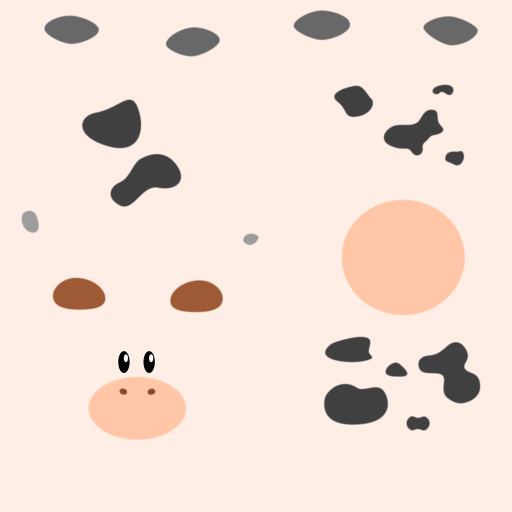
#> input picture models/experiments/exp_color/spot/spot_texture.png, 1024 x 1024 px (shown at 1/2 size)
$ python run_exp_2d.py --image ../../models/experiments/exp_color/spot/spot_texture.png
#> lines starting #> are read from the running program, lines starting #| are printed output that depends on the picture
### experiments/exp_2d/image.py
"""
Test images, Gaussian and salt-and-pepper noise, and the image error for exp_2d.
"""

import numpy as np
from PIL import Image

#--------------------------------------------------------------------------------


# [13 lines left out: function synthetic_image, not called in this run]


def read_grayscale(path, max_side):
    """
    Read an image file as grayscale in [0, 1].

    The image is shrunk, keeping its aspect ratio, so its longer side is at
    most `max_side` pixels.
    """
#> called with max_side = 128
    max_side = _as_positive_int(max_side, "max_side")
    with Image.open(path) as picture:
#> picture is the input picture: PIL image 1024x1024 RGB; mean R, G, B 242, 223.2, 214
        gray = picture.convert("L")
        gray.thumbnail((max_side, max_side))
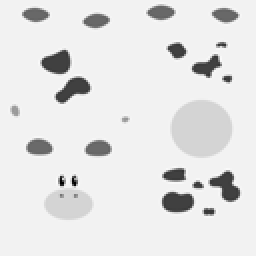
#> gray: PIL image 128x128 L (shown 2 times larger); min 0, max 252, mean 227.7
        return np.asarray(gray, dtype=float) / 255.0


def add_noise(image, kind, rng, std=0.1, fraction=0.25):
    """
    Add Gaussian noise or salt-and-pepper noise to a grayscale image in [0, 1].

    `kind` is "gaussian" or "salt-and-pepper". Gaussian noise has standard
    deviation `std` and is clipped to [0, 1]. Salt-and-pepper replaces each
    pixel, with probability `fraction`, by 0 or 1 with equal chance.
    """
#> called with kind = 'salt-and-pepper', std = 0.1, fraction = 0.25
    clean = _as_image(image, "image")
    _as_generator(rng)
    name = _as_noise_kind(kind)
    if name == "gaussian":
        scale = _as_nonnegative(std, "std")
        return np.clip(clean + rng.normal(scale=scale, size=clean.shape), 0.0, 1.0)
    amount = _as_fraction(fraction)
    picked = rng.random(clean.shape) < amount
    salt = rng.random(clean.shape) < 0.5
    noisy = clean.copy()
    noisy[picked] = salt[picked].astype(float)
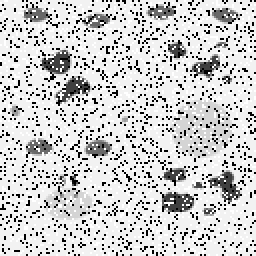
#> noisy: shape (128, 128) float64 (shown 2 times larger); min 0, max 1, mean 0.8
    return noisy


def image_mse(restored, clean):
    """
    Mean square error between two images of the same shape.
    """
    left = _as_image(restored, "restored")
    right = _as_image(clean, "clean")
    if left.shape != right.shape:
        raise ValueError("restored and clean must have the same shape")
    return float(np.mean((left - right) ** 2))


#--------------------------------------------------------------------------------


def _as_image(array, name):
    values = np.asarray(array, dtype=float)
    if values.ndim != 2 or values.shape[0] < 1 or values.shape[1] < 1:
        raise ValueError(f"{name} must have shape (H, W) with H >= 1 and W >= 1")
    if not np.all(np.isfinite(values)):
        raise ValueError(f"{name} must contain only finite values")
    return values


def _as_noise_kind(kind):
    if not isinstance(kind, str):
        raise ValueError("kind must be 'gaussian' or 'salt-and-pepper'")
    name = kind.strip().lower()
    if name not in ("gaussian", "salt-and-pepper"):
        raise ValueError("kind must be 'gaussian' or 'salt-and-pepper'")
    return name


# [8 lines left out: function _as_nonnegative, not called in this run]


def _as_fraction(value):
    try:
        number = float(value)
    except (TypeError, ValueError) as exc:
        raise ValueError("fraction must lie in [0, 1]") from exc
    if not np.isfinite(number) or number < 0.0 or number > 1.0:
        raise ValueError("fraction must lie in [0, 1]")
    return number


def _as_generator(rng):
    if not isinstance(rng, np.random.Generator):
        raise ValueError("rng must be a numpy Generator")


def _as_positive_int(value, name):
    if isinstance(value, (bool, np.bool_)):
        raise ValueError(f"{name} must be an integer >= 1")
    try:
        number = int(value)
    except (TypeError, ValueError) as exc:
        raise ValueError(f"{name} must be an integer >= 1") from exc
    if number != value or number < 1:
        raise ValueError(f"{name} must be an integer >= 1")
    return number

### src/cp_image/denoise.py
"""
Total-variation denoising of a grayscale image (Chambolle and Pock, 2011).

Implements the problem model.
- Image u: (H, W, 1) array of grayscale values.
- K := grad: forward difference with Neumann boundary (ie, boundary gradients are zero).

Total variation (TV energy) is the sum over pixels of the Euclidean norm of the gradients. It follows the discrete isotropic TV of section 6.1. ||K||^2 <= 8.

The data fidelity term is the L1 norm of the difference between the image and the observed image (in TV-L1) or the squared norm (in ROF). The algorithm is implemented in `cp_solver.chambolle_pock`.
"""

import numpy as np

from cp_solver import RELATIVE_CHANGE_TOL, chambolle_pock
from cp_solver.prox import prox_l1_data, prox_quadratic_data

# Section 6.1 of the paper: ||grad||^2 <= 8.
OPERATOR_NORM_BOUND = float(np.sqrt(8.0))

#--------------------------------------------------------------------------------

def gradient(image):
    """
    Forward differences of an (H, W) image, as an array of shape (2, H, W).

    Entry 0 is u[r, c + 1] - u[r, c] and entry 1 is u[r + 1, c] - u[r, c].
    Boundary gradients are zero.
    """
    values = _as_image(image, "image")
    step = np.zeros((2,) + values.shape)
    step[0, :, :-1] = values[:, 1:] - values[:, :-1]
    step[1, :-1, :] = values[1:, :] - values[:-1, :]
    return step

def gradient_adjoint(field):
    """
    Adjoint of `gradient`, which is minus the divergence. The input has shape (2, H, W).
    """
    values = np.asarray(field, dtype=float)
    if values.ndim != 3 or values.shape[0] != 2:
        raise ValueError("field must have shape (2, H, W)")
    div = np.zeros(values.shape[1:])
    div[:, 1:] += values[0, :, :-1]
    div[:, :-1] -= values[0, :, :-1]
    div[1:, :] += values[1, :-1, :]
    div[:-1, :] -= values[1, :-1, :]
    return div

# [8 lines left out: function total_variation, not called in this run]

def denoise_image(image, lam, data="l1", n_iter=5000, theta=1.0, tol=RELATIVE_CHANGE_TOL):
    """
    Denoise a grayscale image with isotropic total variation.

    `data` is "l1" for the TV-L1 model or "l2" for the ROF model.
    `lam` multiplies the data term.
    """
    observed = _as_image(image, "image")
    lam = _as_nonnegative(lam, "lam")

    prox_data = _data_prox(data)
    return chambolle_pock(
        observed,
        K=gradient,
        K_adjoint=gradient_adjoint,
        prox_f_conj=_project_onto_unit_balls,
        prox_g=lambda point, tau: prox_data(point, observed, tau * lam),
        norm_K=OPERATOR_NORM_BOUND,
        n_iter=n_iter,
        theta=theta,
        tol=tol,
    )


#---------------Helpers--------------------

def _project_onto_unit_balls(field, _sigma):
    # Prox of sigma * F*, where F* is the indicator of {||p(r, c)||_2 <= 1 for every pixel}.
    # Derivation sketch: F* is the indicator of unit ball in L2 norm. Proximal map over F* then yields its projection.
    # For projection onto unit ball:
    # proj(x) = x / max(1, ||x||_2) (ie, same value if ||x||_2 <= 1, otherwise normalized.)
    norms = np.sqrt(np.sum(field**2, axis=0))
    return field / np.maximum(1.0, norms)

def _data_prox(data):
    if not isinstance(data, str) or data.strip().lower() not in ("l1", "l2"):
        raise ValueError("data must be 'l1' or 'l2'")
    return prox_l1_data if data.strip().lower() == "l1" else prox_quadratic_data

def _as_image(array, name):
    values = np.asarray(array, dtype=float)
    if values.ndim != 2 or values.shape[0] < 1 or values.shape[1] < 1:
        raise ValueError(f"{name} must have shape (H, W) with H >= 1 and W >= 1")
    if not np.all(np.isfinite(values)):
        raise ValueError(f"{name} must contain only finite values")
    return values

def _as_nonnegative(value, name):
    try:
        number = float(value)
    except (TypeError, ValueError) as exc:
        raise ValueError(f"{name} must be a finite number >= 0") from exc
    if not np.isfinite(number) or number < 0:
        raise ValueError(f"{name} must be a finite number >= 0")
    return number

### src/cp_solver/prox.py
"""
Proximal maps of the two data terms used in the experiments. L1 and L2.
"""

import numpy as np

def prox_quadratic_data(point, observed, step):
    """
    Prox of step * 0.5 * (u - f)^2 at `point`, the ROF data term: a weighted average.
    """
    return (point + step * observed) / (1.0 + step)


def prox_l1_data(point, observed, step):
    """
    Prox of step * |u - f| at `point`, the TV-L1 data term: soft-threshold the residual.
    """
    residual = point - observed
    return observed + np.sign(residual) * np.maximum(np.abs(residual) - step, 0.0)

### experiments/exp_2d/figure.py
"""
Draw the clean, noisy, TV-L1, and ROF images side by side.
"""

import matplotlib.pyplot as plt

from experiments.exp_2d.image import image_mse


def make_comparison_figure(clean, noisy, panels):
    """
    Build a row of grayscale panels with the error against `clean` in each title.

    `panels` is a list of `(title, image)` shown after the clean and noisy images.
    """
    shown = [("clean", clean), ("noisy", noisy)] + list(panels)
    fig, axes = plt.subplots(1, len(shown), figsize=(3.2 * len(shown), 3.6))
    for axis, (title, image) in zip(axes, shown):
        draw_gray_image(axis, image, f"{title}\nmse = {image_mse(image, clean):.2e}")
    fig.tight_layout()
    return fig


def draw_gray_image(axis, image, title):
    """
    Draw one grayscale image in [0, 1] without axes.
    """
    axis.imshow(image, cmap="gray", vmin=0.0, vmax=1.0, interpolation="nearest")
    axis.set_title(title)
    axis.set_axis_off()

### src/cp_solver/algorithm.py
"""
The Chambolle-Pock primal-dual iteration, Algorithm 1 of Chambolle and Pock
(2011), for min_x F(Kx) + G(x).

The caller inputs K, adjoint, proximal maps of F* and G, and a bound on ||K||. The algorithm is implemented agnostic of the problem.

Note: We only implement the general version with 0 < theta < 1. Specialized accelerated versions (where the step sizes can also be adapted per iteration for faster convergence; in cases when either or both F and G are uniformly convex; see paper) are not implemented.
"""

import numpy as np

# tau * sigma * ||K||^2 = STEP_FRACTION**2 < 1.
STEP_FRACTION = 0.99
RELATIVE_CHANGE_TOL = 1e-5

#--------------------------------------------------------------------------------

def chambolle_pock(
    x0,
    K,
    K_adjoint,
    prox_f_conj,
    prox_g,
    norm_K,
    n_iter=5000,
    theta=1.0,
    tol=RELATIVE_CHANGE_TOL,
):
    """
    Run Algorithm 1 from the primal start `x0` and a zero dual start.

    K(x) is the linear operator and K_adjoint(y) its adjoint. prox_f_conj(y, sigma)
    is the proximal map of sigma * F*, and prox_g(x, tau) that of tau * G.
    `norm_K` is an upper bound on ||K||. The steps are tau = sigma = STEP_FRACTION / norm_K.

    Each iteration is

        y  <- prox_f_conj(y + sigma * K(x_bar), sigma)
        x  <- prox_g(x - tau * K_adjoint(y), tau)
        x_bar <- x + theta * (x - x_previous)

    It stops when both x and y change by less than the relative `tol`,
    or after `n_iter` iterations. Returns x.
    """
    primal = np.array(x0, dtype=float)
    if not np.all(np.isfinite(primal)):
        raise ValueError("x0 must contain only finite values")
    _as_callable(K, "K")
    _as_callable(K_adjoint, "K_adjoint")
    _as_callable(prox_f_conj, "prox_f_conj")
    _as_callable(prox_g, "prox_g")
    norm_K = _as_positive(norm_K, "norm_K")
    n_iter = _as_positive_int(n_iter, "n_iter")
    theta = _as_theta(theta)
    tol = _as_positive(tol, "tol")

    tau = STEP_FRACTION / norm_K
    sigma = STEP_FRACTION / norm_K
    extrapolated = primal.copy()
    dual = np.zeros_like(K(primal))
    for _ in range(n_iter):
        previous_dual = dual
        dual = prox_f_conj(dual + sigma * K(extrapolated), sigma)
        previous = primal
        primal = prox_g(primal - tau * K_adjoint(dual), tau)
        extrapolated = primal + theta * (primal - previous)
        if _has_settled(primal, previous, tol) and _has_settled(dual, previous_dual, tol):
            break
    return primal

#--------------------------------------------------------------------------------

def _has_settled(current, previous, tol):
    # Relative change. A variable that stays at 0 has settled.
    return np.linalg.norm(current - previous) <= tol * np.linalg.norm(previous)

def _as_callable(value, name):
    if not callable(value):
        raise ValueError(f"{name} must be callable")

def _as_positive_int(value, name):
    if isinstance(value, (bool, np.bool_)):
        raise ValueError(f"{name} must be an integer >= 1")
    try:
        number = int(value)
    except (TypeError, ValueError) as exc:
        raise ValueError(f"{name} must be an integer >= 1") from exc
    if number != value or number < 1:
        raise ValueError(f"{name} must be an integer >= 1")
    return number

def _as_positive(value, name):
    try:
        number = float(value)
    except (TypeError, ValueError) as exc:
        raise ValueError(f"{name} must be a finite number > 0") from exc
    if not np.isfinite(number) or number <= 0:
        raise ValueError(f"{name} must be a finite number > 0")
    return number

def _as_theta(value):
    try:
        number = float(value)
    except (TypeError, ValueError) as exc:
        raise ValueError("theta must lie in [0, 1]") from exc
    if not np.isfinite(number) or number < 0.0 or number > 1.0:
        raise ValueError("theta must lie in [0, 1]")
    return number

### experiments/exp_2d/run_exp_2d.py
#!/usr/bin/env python3
"""
Run the 2D experiment: remove salt-and-pepper noise from an image with TV-L1,
and compare it with ROF.
"""

import argparse
from pathlib import Path

import matplotlib.pyplot as plt
import numpy as np

from cp_image import denoise_image
from cp_solver import RELATIVE_CHANGE_TOL
from experiments.exp_2d.figure import make_comparison_figure
from experiments.exp_2d.image import add_noise, image_mse, read_grayscale, synthetic_image

ROOT = Path(__file__).resolve().parents[2]
DEFAULT_OUTPUT = ROOT / "results" / "experiments" / "exp_2d" / "exp_2d_comparison.png"


def main():
    parser = argparse.ArgumentParser(
        description="Remove salt-and-pepper noise with TV-L1 and compare with ROF."
    )
    parser.add_argument(
        "--image", type=Path, default=None, help="Grayscale source image. Default: a synthetic image"
    )
    parser.add_argument("--size", type=int, default=128, help="Longer side of the image in pixels")
    parser.add_argument("--fraction", type=float, default=0.25, help="Fraction of pixels set to 0 or 1")
    parser.add_argument("--lam-l1", type=float, default=1.0, help="Data weight of TV-L1")
    parser.add_argument("--lam-l2", type=float, default=3.0, help="Data weight of ROF")
    parser.add_argument("--n-iter", type=int, default=5000, help="Maximum primal-dual iterations")
    parser.add_argument("--tol", type=float, default=RELATIVE_CHANGE_TOL)
    parser.add_argument("--seed", type=int, default=0, help="Random seed")
    parser.add_argument("--output", type=Path, default=DEFAULT_OUTPUT, help="Path for the comparison PNG")
    parser.add_argument("--no-show", action="store_true", help="Save the figure without opening a window")
    args = parser.parse_args()
    if args.image is None:
        clean = synthetic_image(args.size)
    else:
        clean = read_grayscale(args.image, args.size)
    rng = np.random.default_rng(args.seed)
    noisy = add_noise(clean, "salt-and-pepper", rng, fraction=args.fraction)
    restored = {}
    for data, lam in (("l1", args.lam_l1), ("l2", args.lam_l2)):
        print(f"denoising data={data} lam={lam:g}", flush=True)
        restored[data] = denoise_image(noisy, lam, data=data, n_iter=args.n_iter, tol=args.tol)
#> this loop made 2 passes
#> pass 1, in _project_onto_unit_balls, `norms = np.sqrt(np.sum(field**2, axis=0))`:
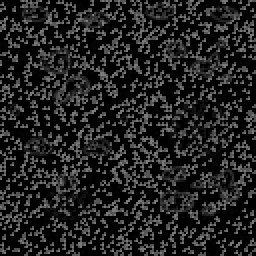
#> norms: shape (128, 128) float64 (shown 2 times larger); min 0, max 0.495, mean 0.132
#> pass 1, in prox_l1_data, `residual = point - observed`:
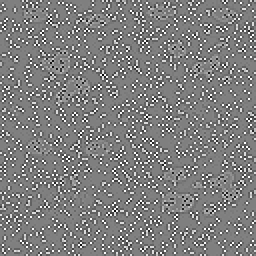
#> residual: shape (128, 128) float64 (shown 2 times larger); min -0.49, max 0.49, mean -4.28e-18; drawn with min black and max white
#> pass 1, in _project_onto_unit_balls (call 2), `norms = np.sqrt(np.sum(field**2, axis=0))`:
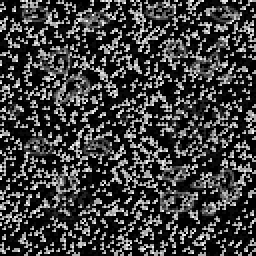
#> norms: shape (128, 128) float64 (shown 2 times larger); min 0, max 0.99, mean 0.246
#> after the loop, restored = 2 items
    panels = [
        (f"TV-L1, λ = {args.lam_l1:g}", restored["l1"]),
        (f"ROF, λ = {args.lam_l2:g}", restored["l2"]),
    ]
    figure = make_comparison_figure(clean, noisy, panels)
#> in make_comparison_figure, `shown = [("clean", clean), ("noisy", noisy)] + list(panels)`: shown = 4 items
#> the loop in make_comparison_figure, `for axis, (title, image) in zip(axes, shown):` made 4 passes
#> title on passes 1 to 4: 'clean', 'noisy', 'TV-L1, λ = 1', 'ROF, λ = 3'
    args.output.parent.mkdir(parents=True, exist_ok=True)
    figure.savefig(args.output, dpi=150, bbox_inches="tight")
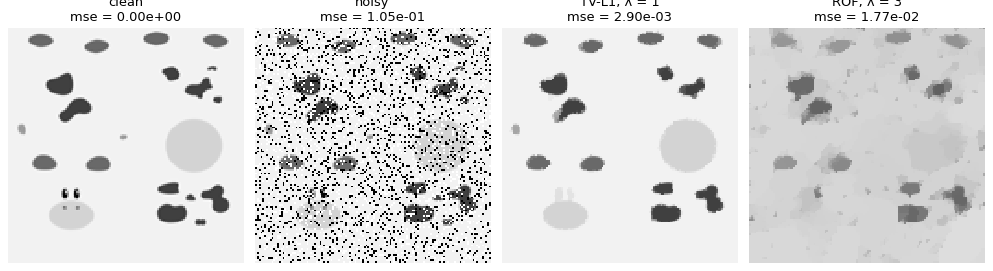
#> figure drawn by matplotlib, 4 panels
    metrics = _metrics_text(clean, noisy, restored, args)
#> in _as_image (call 14), `values = np.asarray(array, dtype=float)`:
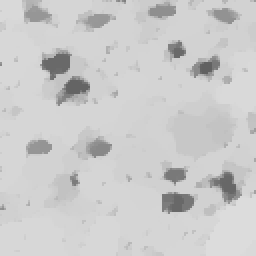
#> values: shape (128, 128) float64 (shown 2 times larger); min 0.384, max 0.865, mean 0.8
    args.output.with_name("exp_2d_metrics.txt").write_text(metrics)
    print(metrics, end="", flush=True)
#| image=spot_texture.png shape=128x128 fraction=0.25 seed=0
#| noisy: mse=1.047340e-01
#| tvl1 lam=1: mse=2.901449e-03
#| rof lam=3: mse=1.773843e-02
    print(f"saved {args.output}", flush=True)
    if not args.no_show:
        plt.show(block=True)


def _metrics_text(clean, noisy, restored, args):
    source = "synthetic" if args.image is None else args.image.name
    lines = [
        f"image={source} shape={clean.shape[0]}x{clean.shape[1]} "
        f"fraction={args.fraction} seed={args.seed}",
        f"noisy: mse={image_mse(noisy, clean):.6e}",
        f"tvl1 lam={args.lam_l1:g}: mse={image_mse(restored['l1'], clean):.6e}",
        f"rof lam={args.lam_l2:g}: mse={image_mse(restored['l2'], clean):.6e}",
    ]
    return "\n".join(lines) + "\n"


if __name__ == "__main__":
    main()
